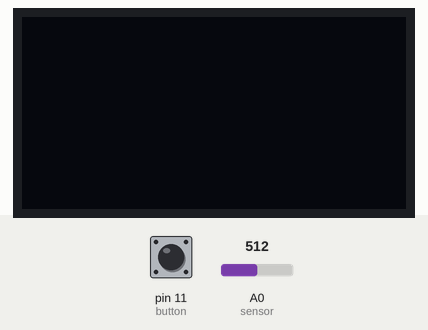
Simulated run of this sketch. Board: Arduino Uno, built with avr-gcc and run on an emulated ATmega328P. Parts: 128×64 one-colour display. Inputs (shaded band) come from the test bench; at power-on: A0 (sensor) = 512, pin 11 (button) LOW. Random numbers use the default seed unless the sketch sets one; what the sketch prints to the serial monitor is not drawn.

Above: at 1.3 s.
1.4 s: A0 (sensor) set to 535
2.9 s: A0 (sensor) set to 559
At 3.9 s:
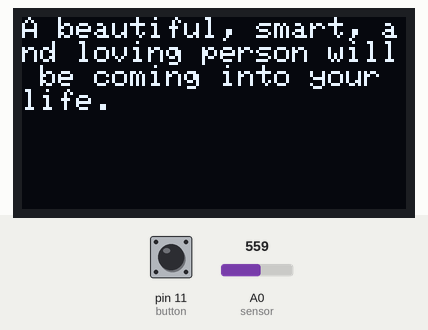
4.4 s: A0 (sensor) set to 540
At 4.7 s:
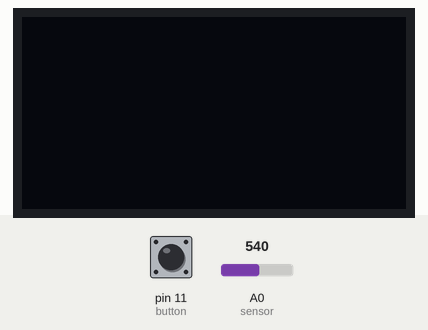
5.9 s: A0 (sensor) set to 560
At 6.8 s:
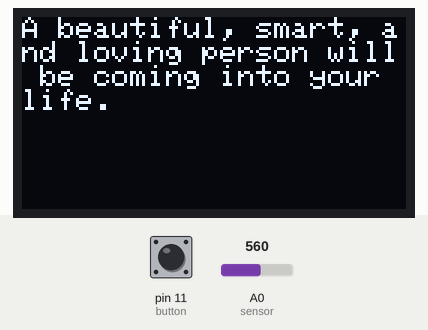
7.4 s: A0 (sensor) set to 511
At 8.9 s:
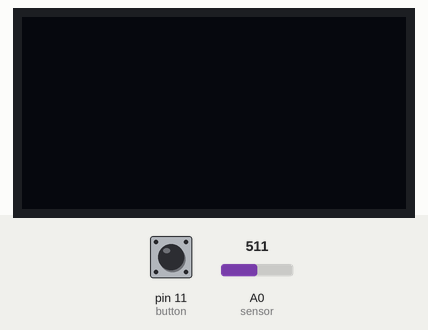
Timing chart, 0 to 10.4 s (numbered marks = the images above; inputs shaded):
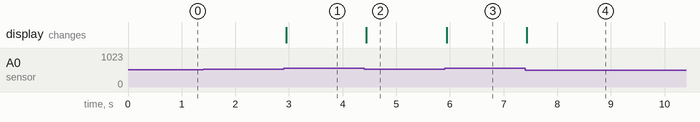

Measured:
- the behaviour switches between 550 and 551 on A0 (sensor) (found by bisection; images 0 and 1)
- after the input at 1.4 s, every drawn part: stays the same
- after the input at 2.9 s, the display: changes after 0.05 s (image 1)
- after the input at 4.4 s, the display: changes at once (image 2)
- after the input at 5.9 s, the display: changes at once (image 3)
- after the input at 7.4 s, the display: changes at once (image 4)

The sketch:

oled_photoresistor.ino
```cpp
#include <Adafruit_GFX.h>
#include <Adafruit_SSD1306.h>

#define OLED_RESET 4

const int sensor = A0;
const int button =  11;

int threshhold = 550;
int choose = 0;


String texts[10] = {"A beautiful, smart, and loving person will be coming into your life.",
"A golden egg of opportunity falls into your lap this month.",
"A new perspective will come with the new year.",
"A feather in the hand is better than a bird in the air.",
"All the troubles you have will pass away very quickly.",
"All the effort you are making will ultimately pay off.",
"Good news will come to you by mail."
"Believe in yourself and others will too.",
"A golden egg of opportunity falls into your lap this month.",
"Stand tall. Do not look down upon yourself."};

Adafruit_SSD1306 display(OLED_RESET);


void setup() {
  // put your setup code here, to run once:
  pinMode(sensor,INPUT);
  pinMode(button,INPUT);

  display.begin(SSD1306_SWITCHCAPVCC, 0x3C); // initialize display
  display.clearDisplay(); // clear display before each start
  delay(100);
  Serial.begin(9600);

}

void loop() {
  // put your main code here, to run repeatedly:
  int sensorVal = analogRead(sensor);
      Serial.print(sensorVal);
      Serial.print("\t");
      Serial.print(digitalRead(button));
  if (digitalRead(button) == 1 && sensorVal<threshhold){
     choose = random(10);
     Serial.print("\t");
    }
  Serial.print("\t");
  Serial.println(choose);

  if (sensorVal>threshhold){
  displayScreen(choose);
  }
  else{
    display.clearDisplay(); // clear display before each start
    display.display();
    }

//  delay(2000);

}

void displayScreen(int c){
  display.clearDisplay(); // clear display before each start
  display.setTextSize(1);
  display.setTextColor(WHITE);
  display.setCursor(0,0);
  display.println(texts[c]);

//  display.println("sensor value:");
//  int sensorVal = analogRead(sensor);
//    display.println(sensorVal);
//    Serial.println(sensorVal);
//  display.println(texts[choose]);
  display.display();
}
```
